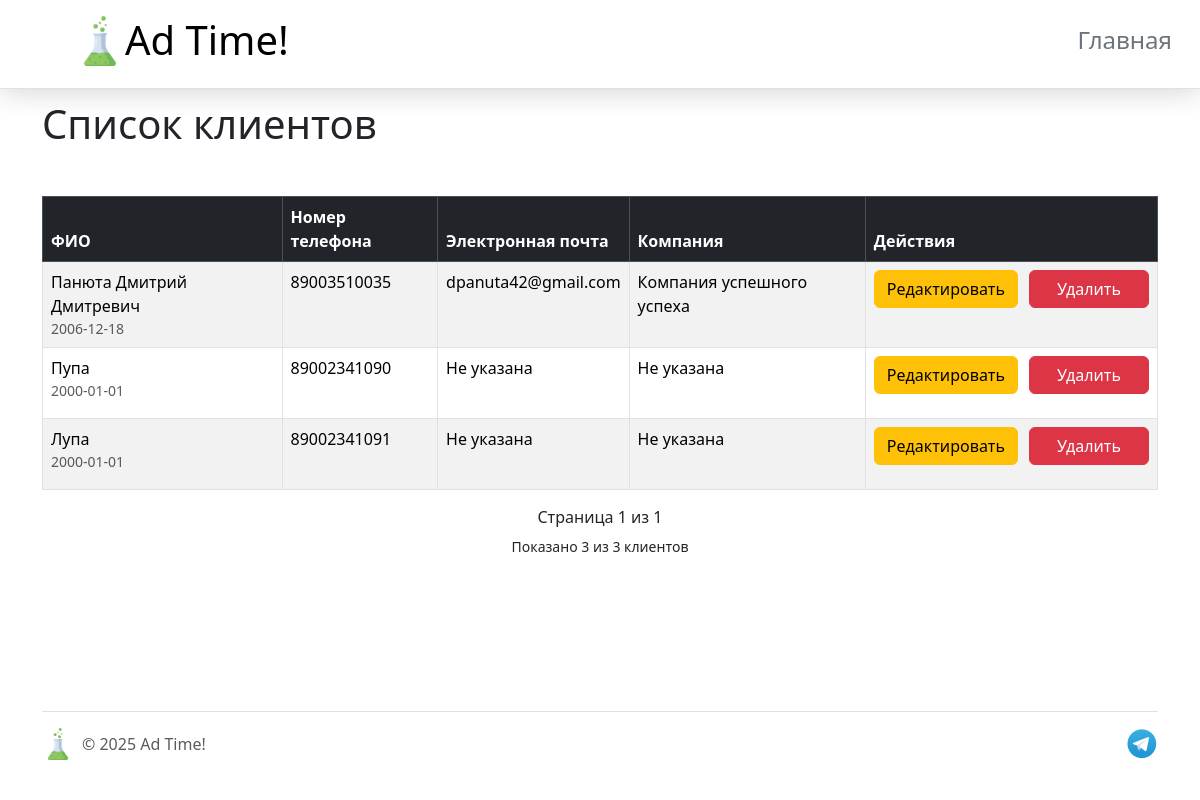
Page /list-customers on the earlier database version.
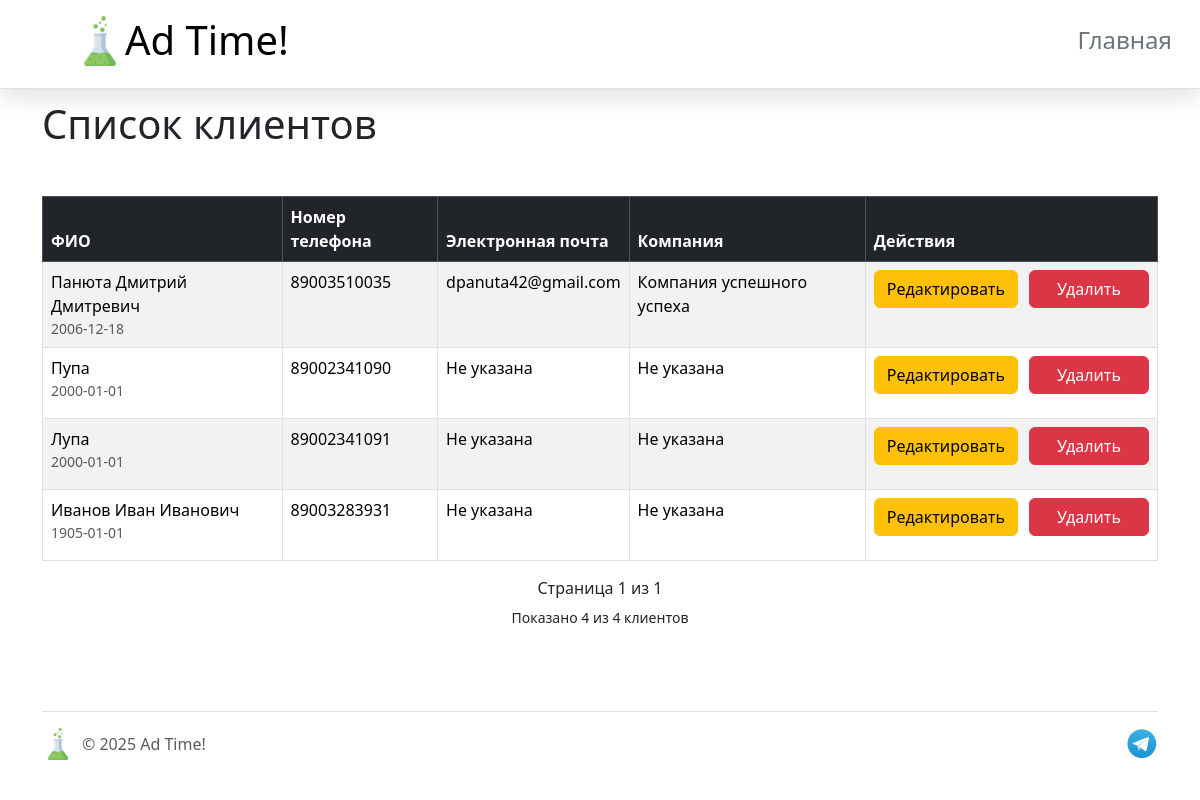
Same page on the later database version.
### models.py (models this page shows, shortened)
class Customer(db.Model):
    __tablename__ = 'customers'
    id = db.Column(db.Integer, primary_key=True)
    name = db.Column(db.String(125), nullable=False)
    date_of_birth = db.Column(db.Date)
    phone_number = db.Column(
        db.String(11), nullable=False, unique=True)
    email = db.Column(db.String(100))
    company = db.Column(db.String(100))

### app.py (the view)
@app.route('/list-customers')
def list_customers():
    page = request.args.get('page', 1, type=int)
    customers = Customer.query.paginate(
        page=page,
        per_page=10,
        error_out=False
    )
    app.logger.info(
        f"The page with customers has been loaded. Page {page}, total pages: {customers.pages}")
    return render_template('list_customers.html', customers=customers)

### templates/list_customers.html (shortened to what this page needs)
{% extends 'base.html' %}
{% block content %}
<h1>Список клиентов</h1>
{% if customers %}
<table class="table mt-5 table-bordered table-striped table-hover">
    <thead class="table-dark">
        <tr>
            <th>ФИО</th>
            <th>Номер телефона</th>
            <th>Электронная почта</th>
            <th>Компания</th>
            <th>Действия</th>
        </tr>
    </thead>
    <tbody>
        {% for customer in customers %}
        <tr>
            <td>
                <div>{{ customer.name }}</div>
                <div class="text-muted small">{{ customer.date_of_birth }}</div>
            </td>
            <td>{{ customer.phone_number }}</td>
            <td>{% if customer.email %}
                    {{ customer.email }}
                {% else %}
                    Не указана
                {% endif %}
            </td>
            <td>{% if customer.company %}
                    {{ customer.company }}
                {% else %}
                    Не указана
                {% endif %}</td>
            <td class="text-center">
                <div class="btn-group" role="group">
                    <a href="{{ url_for('update_customer', customer_id=customer.id) }}" class="btn btn-warning rounded">Редактировать</a>
                    <a href="{{ url_for('delete_customer', customer_id=customer.id) }}"
                    class="btn btn-danger rounded"
                    onclick="return confirm('Вы уверены, что хотите удалить этого клиента?')">Удалить</a>
                </div>
            </td>
        </tr>
        {% endfor %}
    </table>
    <div style="margin-top: 20px; text-align: center;">
        <span style="position: relative;margin: 0 20px; top: -5px">Страница {{ customers.page }} из {{ customers.pages }}</span>
    </div>
    <p style="text-align: center">
        <small>Показано {{ customers.items|length }} из {{ customers.total }} клиентов</small>
    </p>
{% else %}
    <div class="alert alert-info mt-4">
        <p class="mb-0">На данный момент в базе нет ни одного клиента. <a href="{{ url_for('add_customer') }}" class="alert-link">Добавить нового клиента</a>.</p>
    </div>
    {% endif %}
{% endblock %}

Differences in the rows shown:
added Customer: name "Иванов Иван Иванович", date_of_birth "1905-01-01", phone_number "89003283931", email "Не указана", company "Не указана"
Other differences:
{{ customers.items|length }}: "3" → "4"
{{ customers.total }}: "3" → "4"
